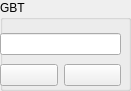
  <widget class="QGroupBox" name="groupBox_8">
   <property name="geometry">
    <rect>
     <x>589</x>
     <y>300</y>
     <width>131</width>
     <height>91</height>
    </rect>
   </property>
   <property name="toolTip">
    <string>&lt;html&gt;&lt;head/&gt;&lt;body&gt;&lt;p&gt;Link control&lt;/p&gt;&lt;/body&gt;&lt;/html&gt;</string>
   </property>
   <property name="title">
    <string>GBT</string>
   </property>
   <widget class="QWidget" name="layoutWidget_7">
    <property name="geometry">
     <rect>
      <x>0</x>
      <y>30</y>
      <width>121</width>
      <height>61</height>
     </rect>
    </property>
    <layout class="QVBoxLayout" name="verticalLayout_15">
     <item>
      <widget class="QLineEdit" name="lineEdit_29"/>
     </item>
     <item>
      <layout class="QHBoxLayout" name="horizontalLayout_12">
       <item>
        <widget class="QPushButton" name="VIEW_ADC0_OFFSET_11">
         <property name="toolTip">
          <string>&lt;html&gt;&lt;head/&gt;&lt;body&gt;&lt;p&gt;Status&lt;/p&gt;&lt;/body&gt;&lt;/html&gt;</string>
         </property>
         <property name="text">
          <string/>
         </property>
         <property name="icon">
          <iconset resource="res.qrc">
           <normaloff>:/icon/icons/eyeball-icon-png-3.png</normaloff>:/icon/icons/eyeball-icon-png-3.png</iconset>
         </property>
        </widget>
       </item>
       <item>
        <widget class="QPushButton" name="WRITE_ADC_ZERO_10">
         <property name="toolTip">
          <string>&lt;html&gt;&lt;head/&gt;&lt;body&gt;&lt;p&gt;Write&lt;/p&gt;&lt;/body&gt;&lt;/html&gt;</string>
         </property>
         <property name="text">
          <string/>
         </property>
         <property name="icon">
          <iconset resource="res.qrc">
           <normaloff>:/icon/Write.png</normaloff>:/icon/Write.png</iconset>
         </property>
        </widget>
       </item>
      </layout>
     </item>
    </layout>
   </widget>
  </widget>
